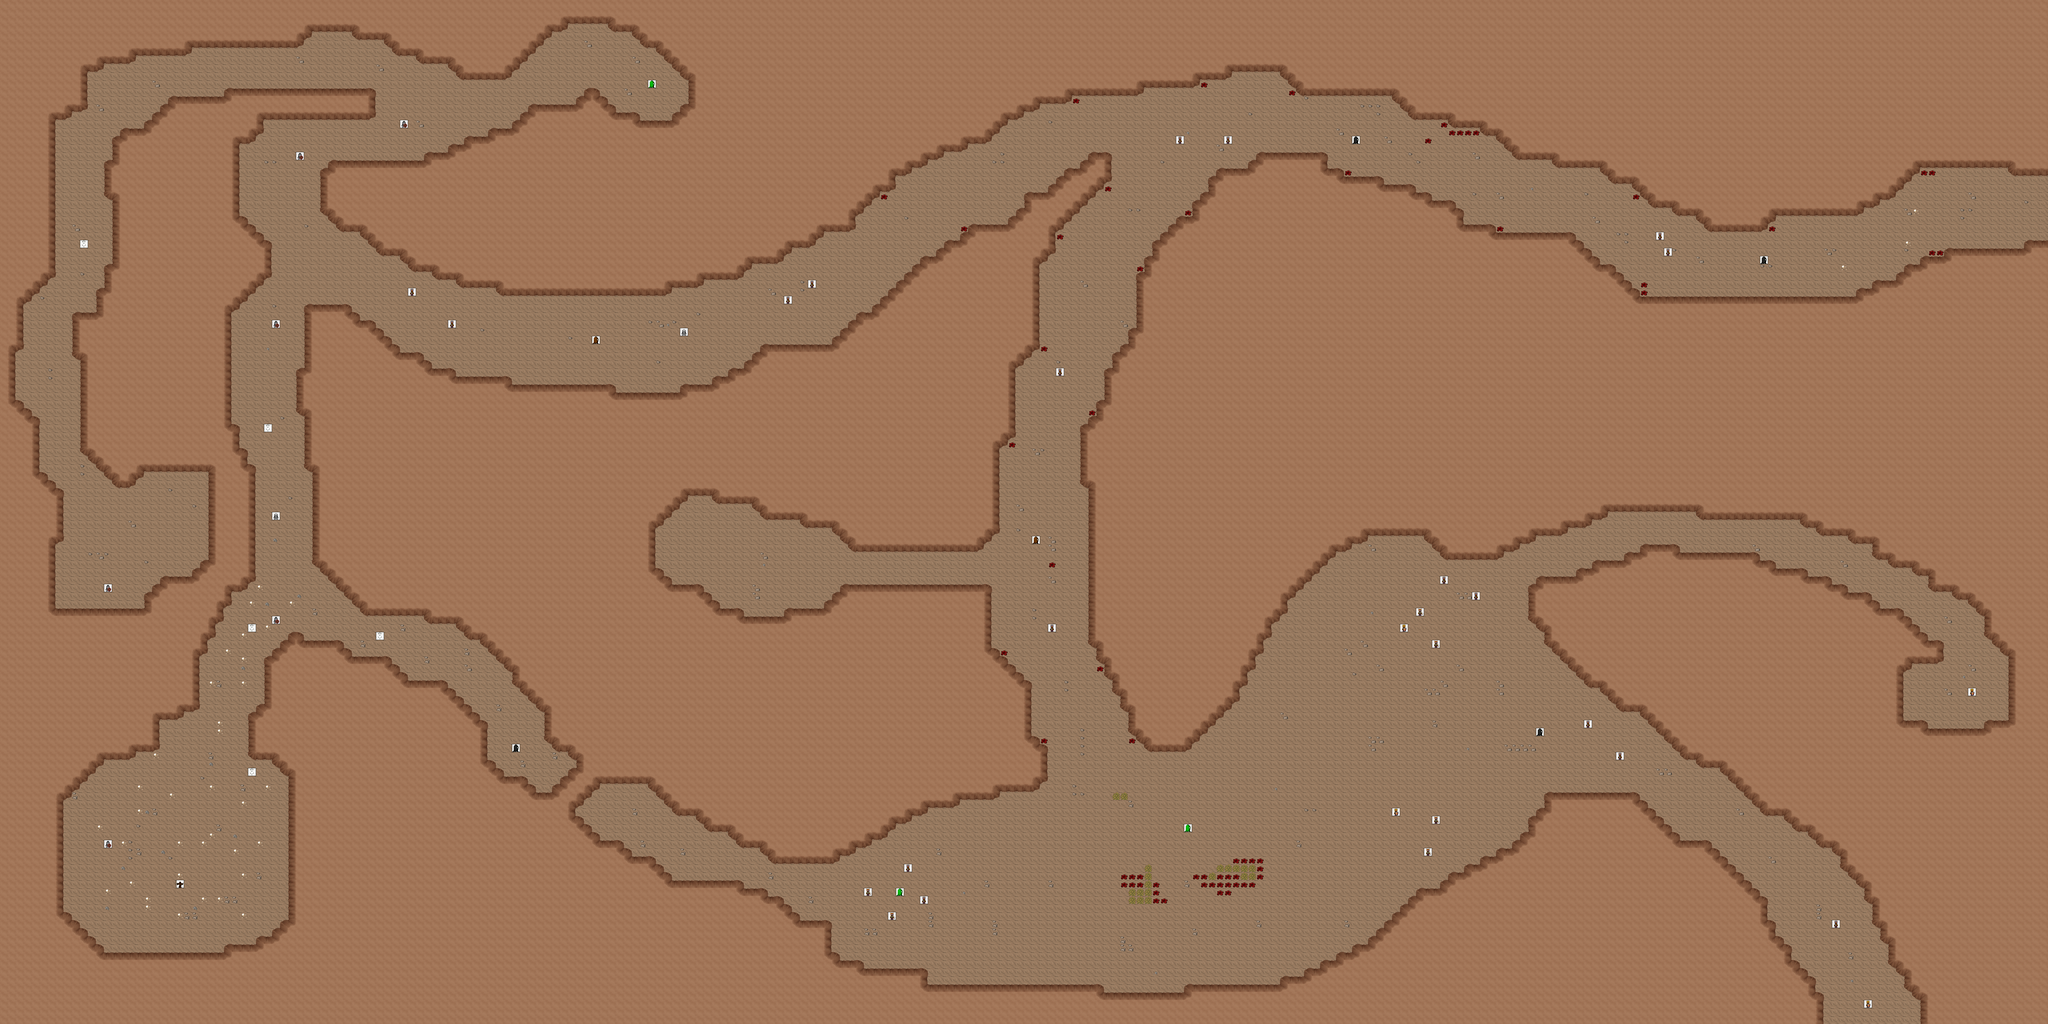

A 2D game scene composited from a Tiled map and its tileset images. What follows is a short description and the map's XML, with each tile layer's data collapsed to a summary:
An orthogonal 256x128 tile map with 32x32 px tiles, 4 tile layers (0_floor, 1_terrain, 2_object, objects), 2 hidden layers not drawn, 11 tilesets.

<map version="1.0" tiledversion="1.0.3" orientation="orthogonal" renderorder="right-down" width="256" height="128" tilewidth="32" tileheight="32" nextobjectid="1">
 <tileset firstgid="1" name="../../tileset/ground/brown.png" tilewidth="32" tileheight="32" tilecount="5" columns="5">
  <image source="../../tileset/ground/brown.png" trans="ff00ff" width="160" height="32" />
 </tileset>
 <tileset firstgid="6" name="../../tileset/ground/rock/pebbles.png" tilewidth="32" tileheight="32" tilecount="3" columns="1">
  <image source="../../tileset/ground/rock/pebbles.png" trans="ffffff" width="32" height="96" />
 </tileset>
 <tileset firstgid="9" name="../../tileset/item/corpse/skull_pale.png" tilewidth="32" tileheight="32" tilecount="2" columns="2">
  <image source="../../tileset/item/corpse/skull_pale.png" trans="ff00ff" width="64" height="32" />
 </tileset>
 <tileset firstgid="11" name="../../tileset/item/corpse/skull_dark.png" tilewidth="32" tileheight="32" tilecount="2" columns="2">
  <image source="../../tileset/item/corpse/skull_dark.png" trans="ff00ff" width="64" height="32" />
 </tileset>
 <tileset firstgid="13" name="../../tileset/plant/bush/bushes.png" tilewidth="32" tileheight="32" tilecount="10" columns="5">
  <image source="../../tileset/plant/bush/bushes.png" trans="ffffff" width="160" height="64" />
 </tileset>
 <tileset firstgid="23" name="../../tileset/logic/creature/kobold.png" tilewidth="32" tileheight="32" tilecount="6" columns="6">
  <image source="../../tileset/logic/creature/kobold.png" width="192" height="32" />
 </tileset>
 <tileset firstgid="29" name="../../tileset/logic/collision.png" tilewidth="32" tileheight="32" tilecount="1" columns="1">
  <image source="../../tileset/logic/collision.png" width="32" height="32" />
 </tileset>
 <tileset firstgid="30" name="logic/creature/slime" tilewidth="32" tileheight="32" tilecount="3" columns="3">
  <image source="../../tileset/logic/creature/slime.png" width="96" height="32" />
 </tileset>
 <tileset firstgid="33" name="logic/creature/undead_skeleton" tilewidth="32" tileheight="32" tilecount="6" columns="6">
  <image source="../../tileset/logic/creature/undead_skeleton.png" width="192" height="32" />
 </tileset>
 <tileset firstgid="39" name="logic/creature/undead_specter" tilewidth="32" tileheight="32" tilecount="6" columns="6">
  <image source="../../tileset/logic/creature/undead_specter.png" width="192" height="32" />
 </tileset>
 <tileset firstgid="45" name="int_sandstone" tilewidth="32" tileheight="32" tilecount="15" columns="3">
  <image source="../../tileset/building/wall/int_sandstone.png" width="96" height="160" />
 </tileset>
 <layer name="0_floor" width="256" height="128">
  <data>[32768 cells, 32768 non-empty, 1 distinct tile ids]</data>
 </layer>
 <layer name="1_terrain" width="256" height="128">
  <data>[32768 cells, 22947 non-empty, 21 distinct tile ids]</data>
 </layer>
 <layer name="2_object" width="256" height="128">
  <data>[32768 cells, 0 non-empty, 0 distinct tile ids]</data>
 </layer>
 <layer name="objects" width="256" height="128">
  <data>[32768 cells, 50 non-empty, 10 distinct tile ids]</data>
 </layer>
 <layer name="collision" width="256" height="128" visible="0" opacity="0.37">
  <data>[32768 cells, 22695 non-empty, 1 distinct tile ids]</data>
 </layer>
 <layer name="protection" width="256" height="128" visible="0">
  <data>[32768 cells, 0 non-empty, 0 distinct tile ids]</data>
 </layer>
</map>
